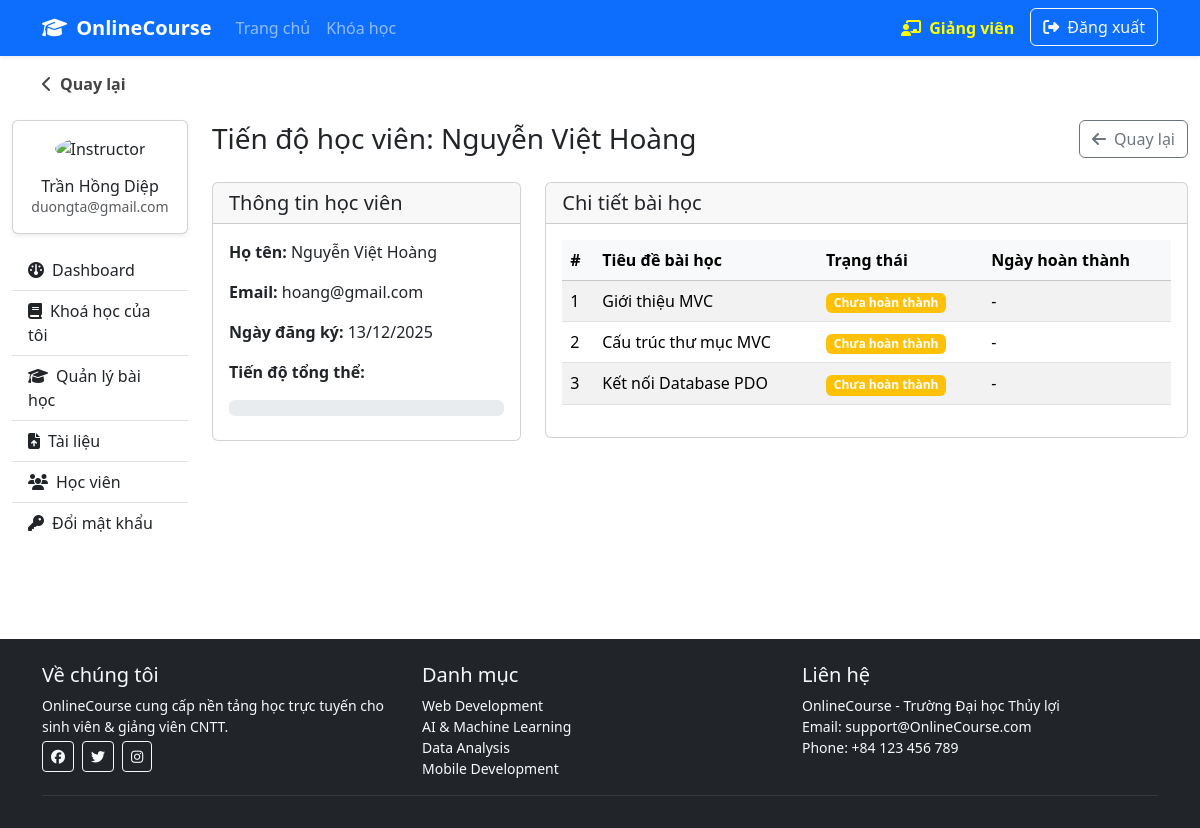
Page /index.php?controller=instructor&action=studentProgress&course_id=1&student_id=64 (signed in) on the committed database.
### tables this page shows
CREATE TABLE `courses` (
  `id` int(11) NOT NULL,
  `title` varchar(255) NOT NULL,
  `description` text DEFAULT NULL,
  `instructor_id` int(11) NOT NULL,
  `category_id` int(11) NOT NULL,
  `price` decimal(10,2) DEFAULT 0.00,
  `duration_weeks` int(11) DEFAULT 1,
  `level` varchar(50) DEFAULT NULL,
  `image` varchar(255) DEFAULT NULL,
  `created_at` datetime DEFAULT current_timestamp(),
  `updated_at` datetime DEFAULT current_timestamp() ON UPDATE current_timestamp(),
  `approved` tinyint(1) DEFAULT 0
);

CREATE TABLE `users` (
  `id` int(11) NOT NULL,
  `username` varchar(255) NOT NULL,
  `email` varchar(255) NOT NULL,
  `password` varchar(255) NOT NULL,
  `fullname` varchar(255) DEFAULT NULL,
  `role` int(11) NOT NULL DEFAULT 0,
  `created_at` datetime DEFAULT current_timestamp(),
  `avatar` varchar(255) DEFAULT NULL,
  `is_active` tinyint(1) NOT NULL DEFAULT 1
);

CREATE TABLE `enrollments` (
  `id` int(11) NOT NULL,
  `course_id` int(11) NOT NULL,
  `student_id` int(11) NOT NULL,
  `enrolled_date` datetime DEFAULT current_timestamp(),
  `status` varchar(50) DEFAULT 'active',
  `progress` int(11) DEFAULT 0
);

CREATE TABLE `lessons` (
  `id` int(11) NOT NULL,
  `course_id` int(11) NOT NULL,
  `title` varchar(255) NOT NULL,
  `content` longtext DEFAULT NULL,
  `video_url` varchar(255) DEFAULT NULL,
  `order` int(11) DEFAULT NULL,
  `created_at` datetime DEFAULT current_timestamp()
);

### controllers/BaseController.php (called while the page is built, shortened)
<?php
abstract class BaseController {
    protected function render($view, $data = []) {
        extract($data);
        include __DIR__ . '/../views/layouts/header.php';
        include __DIR__ . '/../views/' . $view . '.php';
        include __DIR__ . '/../views/layouts/footer.php';
    }
}

### controllers/InstructorController.php (called while the page is built, shortened)
<?php
require_once 'BaseController.php';
class InstructorController extends BaseController
{
    public function studentProgress()
    {
        $courseId = $_GET['course_id'] ?? null;
        $studentId = $_GET['student_id'] ?? null;
        $courseModel = new Course();
        $course = $courseModel->findById($courseId);
        $enrollmentModel = new Enrollment();
        $enrollment = $enrollmentModel->getByStudentAndCourse($studentId, $courseId);
        require_once 'models/User.php';
        $userModel = new User();
        $student = $userModel->getUserById($studentId);
        $lessonModel = new Lesson();
        $lessons = $lessonModel->getByCourse($courseId);
        $progressMap = [];
        $completionDates = [];
        $this->render('instructor/students/progress', [
            'course' => $course,
            'student' => $student,
            'enrollment' => $enrollment,
            'lessons' => $lessons,
            'progressMap' => $progressMap,
            'completionDates' => $completionDates
        ]);
    }
}

### models/Course.php (called while the page is built, shortened)
<?php
require_once __DIR__ . '/../config/Database.php';
class Course {
    private $pdo;
    public function __construct() {
        $this->pdo = Database::getConnection();
    }
    public function findById($id) {
        $sql = "SELECT
                    c.id,
                    c.title,
                    c.description,
                    c.category_id,
                    c.instructor_id,
                    c.duration_weeks,
                    c.level,
                    c.price,
                    c.image,
                    u.fullname AS instructor
                FROM courses c
                LEFT JOIN users u ON c.instructor_id = u.id
                WHERE c.id = ?
                LIMIT 1";
        $stmt = $this->pdo->prepare($sql);
        $stmt->execute([$id]);
        return $stmt->fetch(PDO::FETCH_ASSOC);
    }
}

### config/Database.php (called while the page is built, shortened)
<?php
class Database {
    private $host = "127.0.0.1";
    private $dbname = "onlinecourse";
    private $username = "root";
    private $password = "";
    public function connect() {
        $this->conn = null;
        try {
            $this->conn = new PDO(
                "mysql:host=".$this->host.";dbname=".$this->dbname.";charset=utf8mb4",
                $this->username,
                $this->password
            );
            $this->conn->setAttribute(PDO::ATTR_ERRMODE, PDO::ERRMODE_EXCEPTION);
        } catch(PDOException $e) {
            die("Kết nối thất bại: " . $e->getMessage());
        }
        return $this->conn;
    }
    public static function getConnection() {
        $db = new Database();
        return $db->connect();
    }
}

### models/User.php (called while the page is built, shortened)
<?php
require_once __DIR__ . '/../config/Database.php';
class User {
    private $conn;
    public function __construct() {
        $db = new Database();
        $this->conn = $db->connect();
    }
    public function getUserById($id) {
        $sql = "SELECT * FROM users WHERE id = :id";
        $stmt = $this->conn->prepare($sql);
        $stmt->execute([':id' => $id]);
        return $stmt->fetch(PDO::FETCH_ASSOC);
    }
}

### models/Enrollment.php (called while the page is built, shortened)
<?php
require_once __DIR__ . '/../config/Database.php';
class Enrollment {
    private $pdo;
    public function __construct() {
        $this->pdo = Database::getConnection();
    }
    public function getByStudentAndCourse($studentId, $courseId) {
        $sql = "SELECT * FROM enrollments WHERE student_id = ? AND course_id = ?";
        $stmt = $this->pdo->prepare($sql);
        $stmt->execute([$studentId, $courseId]);
        return $stmt->fetch(PDO::FETCH_ASSOC);
    }
}

### models/Lesson.php (called while the page is built, shortened)
<?php
require_once __DIR__ . '/../config/Database.php';
class Lesson {
    private $pdo;
    public function __construct() {
        $this->pdo = Database::getConnection();
    }
    public function getByCourse($courseId) {
        $sql = "SELECT * FROM lessons
                WHERE course_id = ?
                ORDER BY `order` ASC";
        $stmt = $this->pdo->prepare($sql);
        $stmt->execute([$courseId]);
        return $stmt->fetchAll(PDO::FETCH_ASSOC);
    }
}

### views/instructor/students/progress.php (the view, shortened to what this page needs)
<?php include __DIR__ . '/../../layouts/instructor_sidebar.php'; ?>
<div class="d-flex justify-content-between align-items-center mb-4">
    <h3 class="mb-0">Tiến độ học viên: <?= htmlspecialchars($student['fullname']) ?></h3>
    <a href="index.php?controller=instructor&action=students&course_id=<?= $course['id'] ?>" class="btn btn-outline-secondary">
        <i class="fa-solid fa-arrow-left me-1"></i> Quay lại
    </a>
</div>
<div class="row">
    <div class="col-md-4">
        <div class="card">
            <div class="card-header">
                <h5 class="mb-0">Thông tin học viên</h5>
            </div>
            <div class="card-body">
                <p><strong>Họ tên:</strong> <?= htmlspecialchars($student['fullname']) ?></p>
                <p><strong>Email:</strong> <?= htmlspecialchars($student['email']) ?></p>
                <p><strong>Ngày đăng ký:</strong> <?= date('d/m/Y', strtotime($enrollment['enrolled_date'])) ?></p>
                <p><strong>Tiến độ tổng thể:</strong></p>
                <div class="progress mb-2">
                </div>
            </div>
        </div>
    </div>
    <div class="col-md-8">
        <div class="card">
            <div class="card-header">
                <h5 class="mb-0">Chi tiết bài học</h5>
            </div>
            <div class="card-body">
                <div class="table-responsive">
                    <table class="table table-striped align-middle">
                        <thead class="table-light">
                        <tr>
                            <th>#</th>
                            <th>Tiêu đề bài học</th>
                            <th>Trạng thái</th>
                            <th>Ngày hoàn thành</th>
                        </tr>
                        </thead>
                        <tbody>
                        <?php foreach ($lessons as $lesson): ?>
                            <tr>
                                <td><?= $lesson['order'] ?></td>
                                <td><?= htmlspecialchars($lesson['title']) ?></td>
                                <td>
                                    <?php
                                    $completed = isset($progressMap[$lesson['id']]) && $progressMap[$lesson['id']] == 1;
                                    ?>
                                    <?php if ($completed): ?>
                                        <span class="badge bg-success">Hoàn thành</span>
                                    <?php else: ?>
                                        <span class="badge bg-warning">Chưa hoàn thành</span>
                                    <?php endif; ?>
                                </td>
                                <td>
                                    <?php if ($completed): ?>
                                        <?= $completionDates[$lesson['id']] ?? 'N/A' ?>
                                    <?php else: ?>
                                        -
                                    <?php endif; ?>
                                </td>
                            </tr>
                        <?php endforeach; ?>
                        </tbody>
                    </table>
                </div>
            </div>
        </div>
    </div>
</div>
</section></div></div>

### views/layouts/instructor_sidebar.php (shortened to what this page needs)
<div class="container-fluid py-4">
    <div class="row">
        <aside class="col-md-3 col-lg-2 mb-4">
            <div class="card shadow-sm">
                <div class="card-body text-center">
                    <img src="assets/uploads/avatars/<?= htmlspecialchars($currentUser['avatar'] ?? 'default.png') ?>"
                         class="rounded-circle mb-3" width="96" height="96" alt="Instructor">
                    <h6 class="mb-0"><?= htmlspecialchars($currentUser['fullname'] ?? 'Giảng viên') ?></h6>
                    <p class="text-muted small mb-0"><?= htmlspecialchars($currentUser['email'] ?? '') ?></p>
                </div>
            </div>
            <div class="list-group list-group-flush mt-3">
                <a href="index.php?controller=instructor&action=dashboard"
                   class="list-group-item list-group-item-action <?= ($_GET['action'] ?? '') === 'dashboard' ? 'active' : '' ?>">
                    <i class="fa-solid fa-gauge me-2"></i>Dashboard
                </a>
                <a href="index.php?controller=instructor&action=myCourses"
                   class="list-group-item list-group-item-action <?= ($_GET['action'] ?? '') === 'myCourses' ? 'active' : '' ?>">
                    <i class="fa-solid fa-book me-2"></i>Khoá học của tôi
                </a>
                <a href="index.php?controller=instructor&action=lessons"
                   class="list-group-item list-group-item-action <?= ($_GET['action'] ?? '') === 'lessons' ? 'active' : '' ?>">
                    <i class="fa-solid fa-graduation-cap me-2"></i>Quản lý bài học
                </a>
                <a href="index.php?controller=instructor&action=materials"
                   class="list-group-item list-group-item-action <?= ($_GET['action'] ?? '') === 'materials' ? 'active' : '' ?>">
                    <i class="fa-solid fa-file-arrow-up me-2"></i>Tài liệu
                </a>
                <a href="index.php?controller=instructor&action=students"
                   class="list-group-item list-group-item-action <?= ($_GET['action'] ?? '') === 'students' ? 'active' : '' ?>">
                    <i class="fa-solid fa-users me-2"></i>Học viên
                </a>
                <a href="index.php?controller=instructor&action=changePassword"
                   class="list-group-item list-group-item-action <?= ($_GET['action'] ?? '') === 'changePassword' ? 'active' : '' ?>">
                    <i class="fa-solid fa-key me-2"></i>Đổi mật khẩu
                </a>
            </div>
        </aside>
        <section class="col-md-9 col-lg-10">

### rows in the picture
courses: instructor.fullname "Trần Hồng Diệp"
users: fullname "Nguyễn Việt Hoàng", email "hoang@gmail.com"
enrollments: enrolled_date "13/12/2025"
lessons: order "1", title "Giới thiệu MVC", shows "Chưa hoàn thành"
lessons: order "2", title "Cấu trúc thư mục MVC", shows "Chưa hoàn thành"
lessons: order "3", title "Kết nối Database PDO", shows "Chưa hoàn thành"

### other values in the picture
$currentUser['email'] "duongta@gmail.com"
